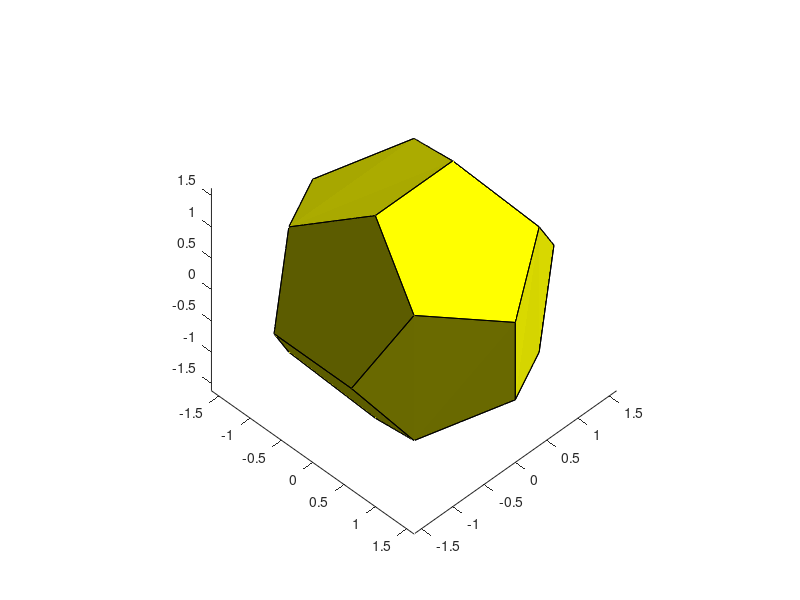

MATLAB code to generate this figure: (Note: this script raises an error after producing the figure.)
close all;

vertices =   [
    [ 1.        ,  1.        ,  1.        ];
    [ 1.        ,  1.        , -1.        ];
    [ 1.        , -1.        ,  1.        ];
    [ 1.        , -1.        , -1.        ];
    [ 0.        ,  0.61803399,  1.61803399];
    [ 0.        ,  0.61803399, -1.61803399];
    [ 0.61803399,  1.61803399,  0.        ];
    [ 0.61803399, -1.61803399,  0.        ];
    [ 1.61803399,  0.        ,  0.61803399];
    [-1.61803399,  0.        ,  0.61803399];
    [-1.        , -1.        , -1.        ];
    [-1.        , -1.        ,  1.        ];
    [-1.        ,  1.        , -1.        ];
    [-1.        ,  1.        ,  1.        ];
    [ 0.        , -0.61803399, -1.61803399];
    [ 0.        , -0.61803399,  1.61803399];
    [-0.61803399, -1.61803399,  0.        ];
    [-0.61803399,  1.61803399,  0.        ];
    [-1.61803399,  0.        , -0.61803399];
    [ 1.61803399,  0.        , -0.61803399];
    ];
label = {'1','2','3','4','5','6','7','8','9','10',...
    '11','12','13','14','15','16','17','18','19','20'};
face1 = [10,12,16,5,14];
face2 = [17,8,3,16,12];
face3 = [11,17,12,10,19];
face4 = [15,4,8,17,11];
face5 = [6,15,11,19,13];
face6 = [13,19,10,14,18];
face7 = [15,6,2,20,4];
face8 = [6,13,18,7,2];
face9 = [2,7,1,9,20];
face10 = [18,14,5,1,7];
face11 = [9,1,5,16,3];
face12 = [4,20,9,3,8];
faces = [face1;face2;face3;face4;face5;face6;face7;face8;face9;face10;face11;face12];
figure()
patch('faces',faces,'vertices',vertices,'FaceColor','yellow')
material dull;camlight;view(45, 45);axis equal
draw_dodecahedron(vertices,false,'b.',label,1.1);

%% find all edges
adj_matrix = zeros(20);
for m = 1:12
    face = faces(m,:);
    adj_matrix(face(1),face(2)) = 1;
    adj_matrix(face(2),face(3)) = 1;
    adj_matrix(face(3),face(4)) = 1;
    adj_matrix(face(4),face(5)) = 1;
    adj_matrix(face(5),face(1)) = 1;
end
[row,col] = find(triu(adj_matrix));
% triu is the upper triangular matrix, so we only count each edge once
edges = [row,col];

%% draw the centers
centers = zeros(12,3);
for face_id = 1:12
    v1 = vertices(faces(face_id,1),:);
    v2 = vertices(faces(face_id,2),:);
    v3 = vertices(faces(face_id,3),:);
    v4 = vertices(faces(face_id,4),:);
    v5 = vertices(faces(face_id,5),:);
    v_mean = 0.2*(v1+v2+v3+v4+v5);
    centers(face_id,:) = v_mean;
end
% draw_dodecahedron(centers,false,'cx',label(1:12),1.1); % with face label
draw_dodecahedron(centers,false,'cx',{},1.1); % without face label
permutation = zeros(20,59);
permutation_index = 1;

%% 6x4 rotations along about the centers of face pairs
fltpnt = 100000;
for face_id = 1:6
    hold on
    center1 = centers(face_id,:);
    center2 = centers(face_id+6,:);
    ax = center2-center1; % rotate along this line which passes (0,0)
    h1 = plot3([-2*ax(1),2*ax(1)],[-2*ax(2),2*ax(2)],[-2*ax(3),2*ax(3)]); 
    % visualize this line
    [azi,ele,~] = cart2sph(ax(1),ax(2),ax(3));
    for rotate_id = 1:4
        new_verts = rot(vertices,azi,ele,2*rotate_id*pi/5); % rotate by 2pi/5
        [fig, plt,tx] = draw_dodecahedron(new_verts,false,'ro',label,1.3);
        [~,ia,ib] = intersect(round(vertices*fltpnt)/fltpnt,...
            round(new_verts*fltpnt)/fltpnt,'rows','stable');
        % remove the float point inconsistency so we can use intersect()
        % 'stable' meaning ia has the same order as dode (1:20)
        if length(ia) ~= 20
            raise('the polygon is not matched after rotation')
        end
        permutation(:,permutation_index) = ib;
        saveas(fig,['img\permutation_',num2str(permutation_index),'.png'])
        delete(plt)
        delete(tx)
        permutation_index = permutation_index + 1;

    end
    delete(h1)
end

%% 15x1 rotation along edge pairs
edge_direction = zeros(30,3);
for m = 1:30
    v1 = edges(m,1);
    v2 = edges(m,2);
    edge_direction(m,:) = vertices(v1,:) - vertices(v2,:);
end
edge_length = sqrt(5)-1;
% regular dodecahedron has uniform edge length of sqrt(5) - 1
dot_product = edge_direction*edge_direction'; % 30x30
is_parallel = abs(dot_product) > (edge_length^2 - 0.1) & ...
    abs(dot_product) < (edge_length^2 + 0.1);
[row,col] = find(triu(is_parallel,1)); % triu(...,1) to avoid diagonal
for m = 1:15
    ax = edge_direction(row(m),:); % can use either row or col here
    hold on
    h1 = plot3([-2*ax(1),2*ax(1)],[-2*ax(2),2*ax(2)],[-2*ax(3),2*ax(3)]);
    [azi,ele,~] = cart2sph(ax(1),ax(2),ax(3));
    new_verts = rot(vertices,azi,ele,pi); % rotate by pi (per pair of edges)
    [fig, plt,tx] = draw_dodecahedron(new_verts,false,'ro',label,1.3);
    [~,ia,ib] = intersect(round(vertices*fltpnt)/fltpnt,...
        round(new_verts*fltpnt)/fltpnt,'rows','stable');
    % remove the float point inconsistency so we can use intersect()
    % 'stable' meaning ia has the same order as dode (1:20)
    if length(ia) ~= 20
        raise('the polygon is not matched after rotation')
    end
    permutation(:,permutation_index) = ib;
    saveas(fig,['img\permutation_',num2str(permutation_index),'.png'])
    delete(plt)
    delete(tx)
    delete(h1)
    permutation_index = permutation_index + 1;
end

%% find vertex pairs
% meaning vertices that are parallel about the origin
% skipped because vertices is constructed in a way that 
% vertices(n,:) is parallel to ertices(n+10,:)
assert(isequal(vertices,[ vertices(1:10,:); -vertices(1:10,:)]))
%% 10x2 rotation along vertex pairs
for m = 1:10
    ax = vertices(m,:)-vertices(m+10,:);
    hold on
    h1 = plot3([-2*ax(1),2*ax(1)],[-2*ax(2),2*ax(2)],[-2*ax(3),2*ax(3)]);
    [azi,ele,~] = cart2sph(ax(1),ax(2),ax(3));
    for n = [-1,1]
        new_verts = rot(vertices,azi,ele,n*2*pi/3);
        % rotate by +/- 2pi/3
        [fig, plt,tx] = draw_dodecahedron(new_verts,false,'ro',label,1.3);
        [~,ia,ib] = intersect(round(vertices*fltpnt)/fltpnt,...
            round(new_verts*fltpnt)/fltpnt,'rows','stable');
        % remove the float point inconsistency so we can use intersect()
        % 'stable' meaning ia has the same order as dode (1:20)
        if length(ia) ~= 20
            raise('the polygon is not matched after rotation')
        end
        permutation(:,permutation_index) = ib;
        saveas(fig,['img\permutation_',num2str(permutation_index),'.png'])
        delete(plt)
        delete(tx)
        permutation_index = permutation_index + 1;
    end
    delete(h1)
end

%% finally, halve the vertices and permutation matrix
vertices_half = vertices(1:10,:); 
% the rest of the vertices are simply the negation of vertices_half
permutation_half = permutation(1:10,:);
permutation_half(permutation_half > 10) = ...
    permutation_half(permutation_half > 10) - 10;

%% save (part of) the workspace
[azi,ele] = cart2sph(vertices(:,1),vertices(:,2),vertices(:,3));
vertices_sph = [azi,ele];
% ele is the angle away from the x-y plane, from (-90,90)
[azi,ele] = cart2sph(vertices_half(:,1),vertices_half(:,2),vertices_half(:,3));
vertices_sph_half = [azi,ele];
save('dodecahedron_data.mat','vertices','faces','edges','permutation','vertices_sph')
save('dodecahedron_halfdata.mat','vertices_half','permutation_half','vertices_sph_half')